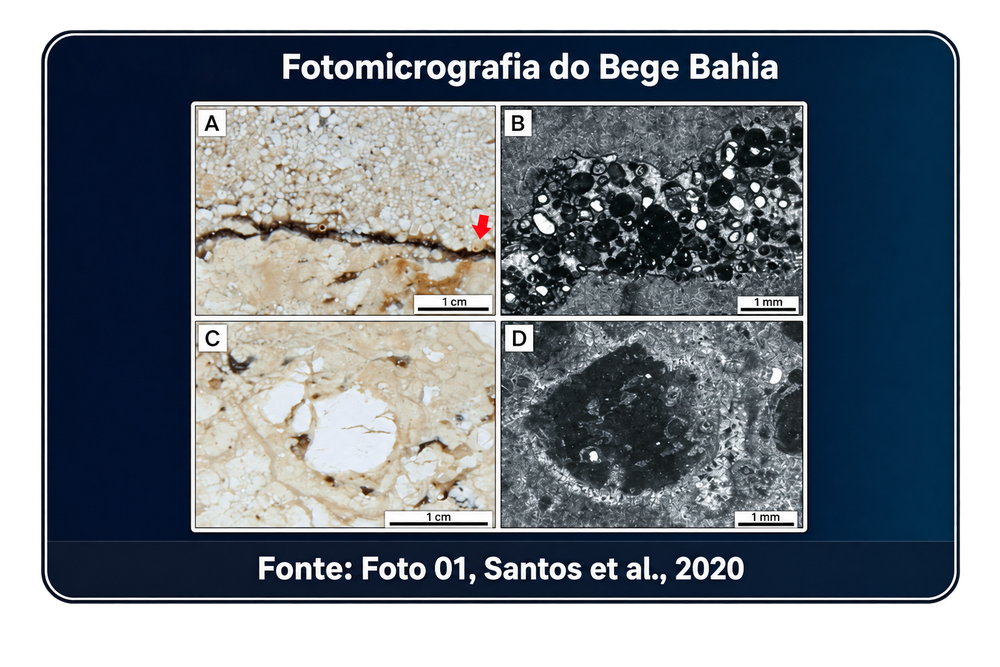
#> input picture Popups (Geologar 2)/3_Fotomicrografia_do_Bege_Bahia_01.png, 1000 x 667 px, shrunk from 1536 x 1024 before the run
$ python black-to-alpha.py '../../Popups (Geologar 2)/3_Fotomicrografia_do_Bege_Bahia_01.png' '../../Popups (Geologar 2)/1_Salvador to Ourolândia_ 406 km.png'
#> lines starting #> are read from the running program, lines starting #| are printed output that depends on the picture; after the words box and inside, x2 and y2 are one past the last pixel; in counts of white or black regions, pixels touching at a corner belong together
#!/usr/bin/env python3
"""
Gera uma versão com alpha correto de um pop-up exportado SEM transparência (fundo preto fora do
cartão arredondado). O arquivo original não é alterado.

    python scripts/black-to-alpha.py "<origem.png>" "<destino.png>"

Como funciona:
  1. "Balde de tinta" a partir das bordas da imagem: marca como fundo só o preto CONECTADO à borda
     (o interior escuro do cartão não é tocado, porque o contorno claro do cartão é um anel fechado).
  2. Fundo → alpha 0.
  3. Pixels de antialias do contorno (vizinhos do fundo) → alpha proporcional ao brilho em relação
     ao contorno, com a cor "desmultiplicada" — borda lisa, sem halo escuro.
  4. Recorta o resultado ao retângulo do cartão (sem margens transparentes inúteis).
Requer: Pillow, numpy.
"""
import sys
from collections import deque

import numpy as np
from PIL import Image

BG_MAX = 100  # canal máximo considerado "preto de fundo" (fundo medido: 0–6; contorno: ~233)


def main(src: str, dst: str) -> None:
    rgb = np.array(Image.open(src).convert("RGB")).astype(np.float32)
    h, w, _ = rgb.shape
    mx = rgb.max(-1)
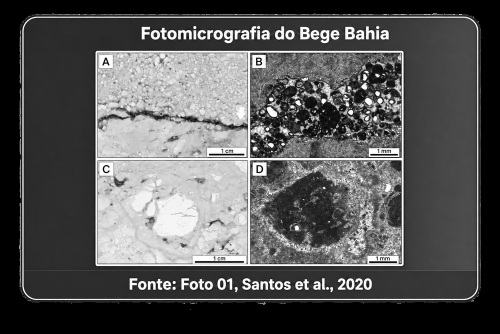
#> mx: shape (667, 1000) float32 (shown at 1/2 size); min 0, max 255, mean 86.5

    # 1. flood fill a partir de todas as bordas
    bg = np.zeros((h, w), bool)
    q = deque()
    for x in range(w):
        for y in (0, h - 1):
            if mx[y, x] < BG_MAX and not bg[y, x]:
                bg[y, x] = True
                q.append((y, x))
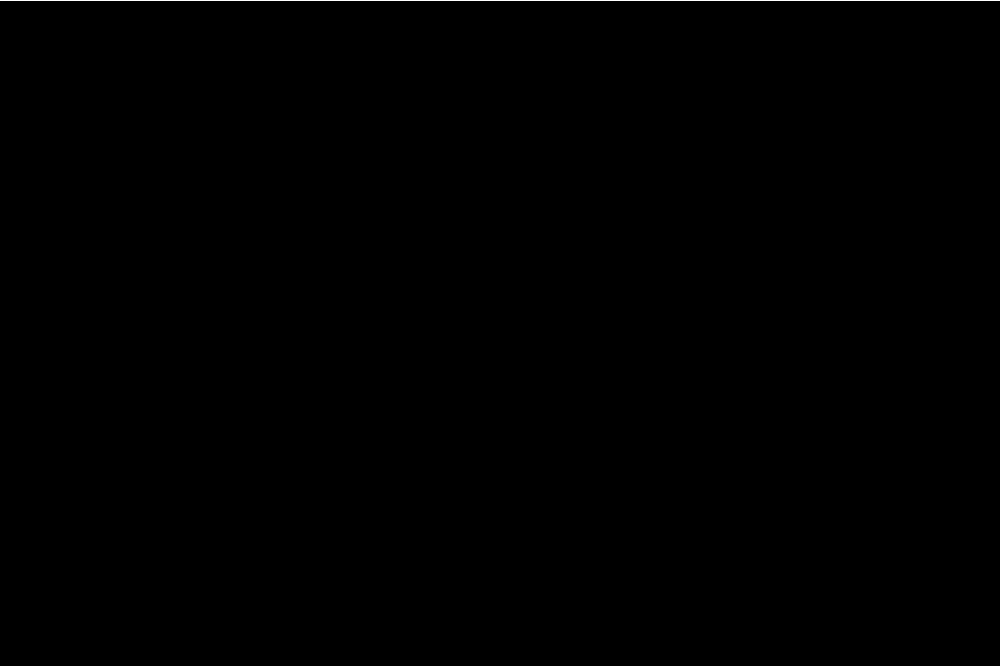
#> bg: shape (667, 1000) bool; 0.3% white in thin lines or dots
    for y in range(h):
        for x in (0, w - 1):
            if mx[y, x] < BG_MAX and not bg[y, x]:
                bg[y, x] = True
                q.append((y, x))
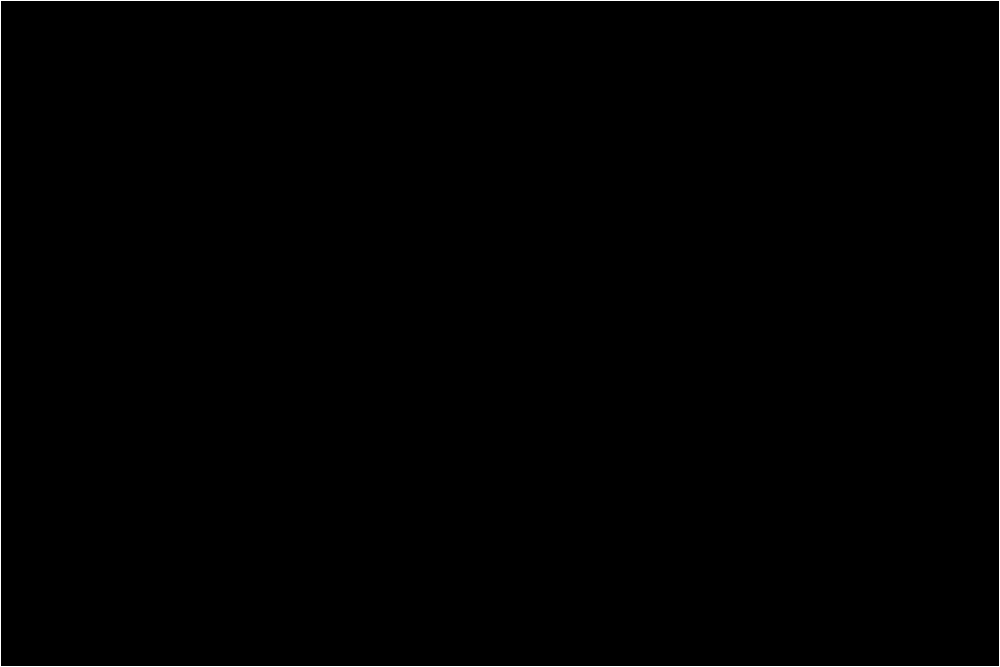
#> bg: shape (667, 1000) bool; 0.5% white in thin lines or dots
    while q:
        y, x = q.popleft()
        for dy, dx in ((1, 0), (-1, 0), (0, 1), (0, -1)):
            ny, nx = y + dy, x + dx
            if 0 <= ny < h and 0 <= nx < w and not bg[ny, nx] and mx[ny, nx] < BG_MAX:
                bg[ny, nx] = True
                q.append((ny, nx))
#> bg: shape (667, 1000) bool; 22.2% white; 1 white region, box (x1, y1, x2, y2) and area: (0, 0, 1000, 667) 148330

    # 2–3. alpha: fundo e seus vizinhos imediatos (antialias externo do contorno) recebem alpha
    # proporcional ao brilho; o restante fica opaco.
    edge = bg.copy()
    edge[1:, :] |= bg[:-1, :]
#> edge: shape (667, 1000) bool; 22.5% white; 1 white region, box (x1, y1, x2, y2) and area: (0, 0, 1000, 667) 150141
    edge[:-1, :] |= bg[1:, :]
    edge[:, 1:] |= bg[:, :-1]
    edge[:, :-1] |= bg[:, 1:]
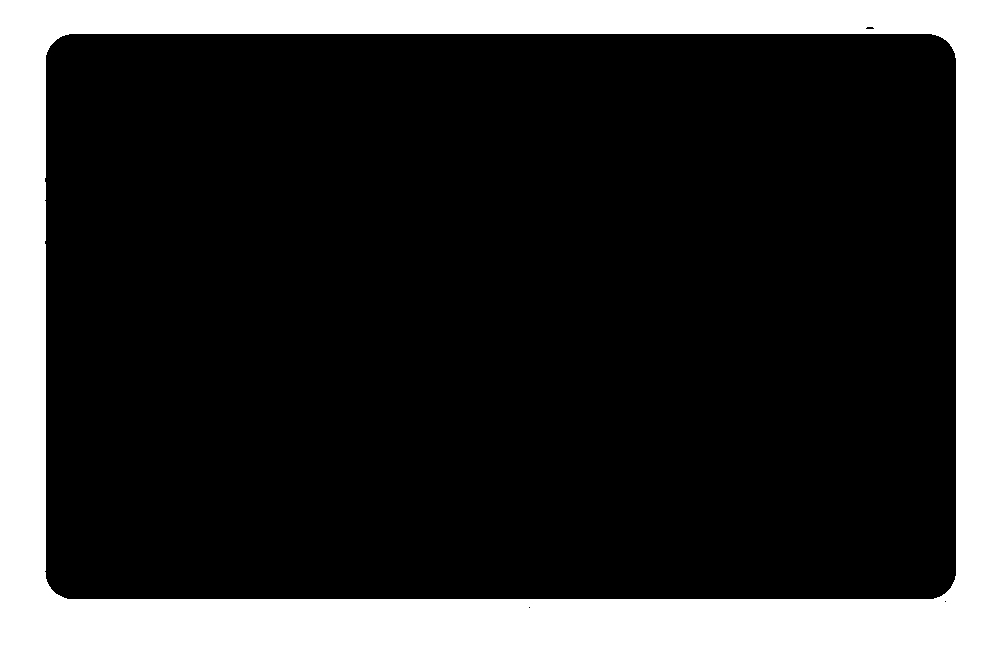
#> edge: shape (667, 1000) bool; 23% white; 1 white region, box (x1, y1, x2, y2) and area: (0, 0, 1000, 667) 153477
    outline = np.percentile(mx[edge & ~bg], 90) if (edge & ~bg).any() else 233.0
#> outline = 255
    alpha = np.ones((h, w), np.float32)
    a = np.clip(mx / outline, 0, 1)
    alpha[edge] = a[edge]
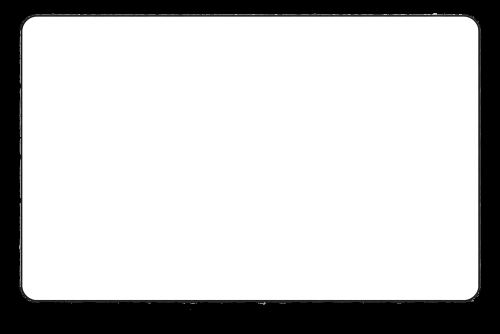
#> alpha: shape (667, 1000) float32 (shown at 1/2 size); min 0, max 1, mean 0.779
    alpha[bg & (mx < 12)] = 0.0
#> alpha: shape (667, 1000) float32; 0.14% of pixels changed, all inside (x1, y1, x2, y2) = (40, 28, 961, 610)
    out = rgb.copy()
    nz = edge & (alpha > 0)
#> nz: shape (667, 1000) bool; 2.5% white; 80 white regions (71 under 20 px), largest, box (x1, y1, x2, y2) and area: (38, 26, 962, 610) 16145, (355, 605, 396, 608) 63, (543, 605, 584, 607) 53
    out[nz] = np.clip(rgb[nz] / alpha[nz][:, None], 0, 255)
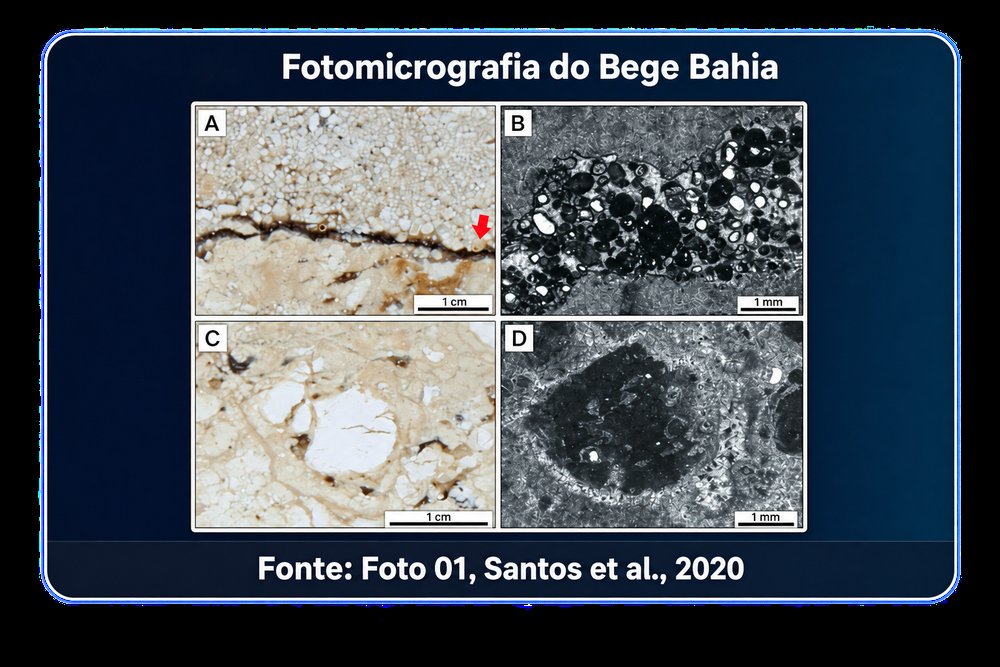
#> out: shape (667, 1000, 3) float32; mean R, G, B 67.5, 76.7, 87

    rgba = np.dstack([out, alpha * 255]).round().astype(np.uint8)
    img = Image.fromarray(rgba, "RGBA")

    # 4. recorta ao retângulo do conteúdo visível
    ys, xs = np.where(alpha > 0.01)
    img = img.crop((xs.min(), ys.min(), xs.max() + 1, ys.max() + 1))
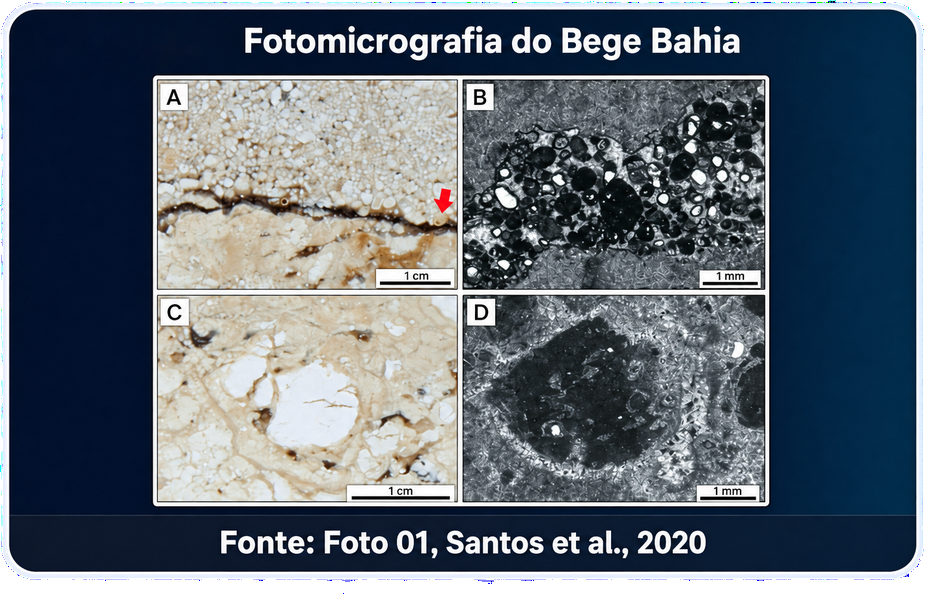
#> img: PIL image 925x594 RGBA; mean R, G, B, A 82, 93.2, 105.6, 241; transparent parts drawn white
    img.save(dst, optimize=True)

    inner = alpha[h // 4 : 3 * h // 4, w // 4 : 3 * w // 4]
#> inner: shape (334, 500) float32; every value is 1
    print(f"{src} -> {dst}")
    print(f"  fundo transparente: {int((alpha == 0).sum())} px · contorno ~{outline:.0f}")
#|   fundo transparente: 136726 px · contorno ~255
    print(f"  interior do cartão opaco: {bool((inner == 1).all())} · tamanho final {img.size[0]}x{img.size[1]}")
#|   interior do cartão opaco: True · tamanho final 925x594


if __name__ == "__main__":
    if len(sys.argv) != 3:
        sys.exit(__doc__)
    main(sys.argv[1], sys.argv[2])

$ run again, on Popups (Geologar 2)/9_Aplicacao_begeBahia (2).png
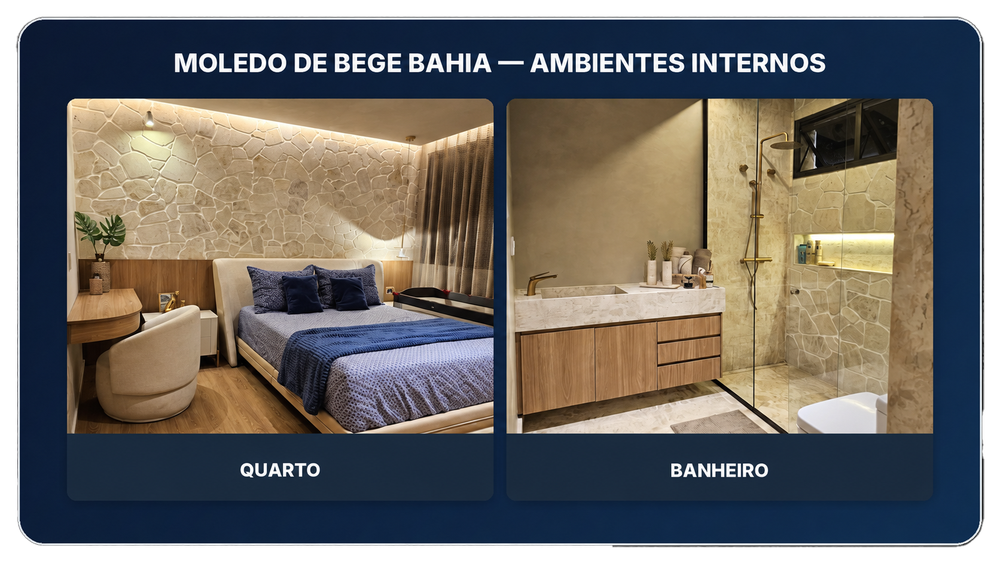
#> input picture Popups (Geologar 2)/9_Aplicacao_begeBahia (2).png, 1000 x 563 px, shrunk from 1672 x 941 before the run
#> after the loop in main, `while q:`:
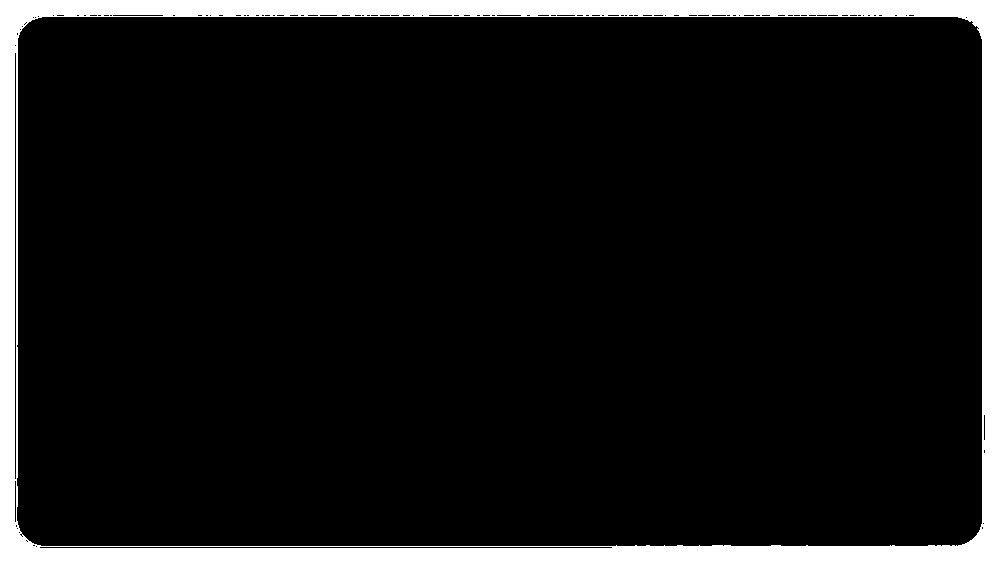
#> bg: shape (563, 1000) bool; 9.3% white; 1 white region, box (x1, y1, x2, y2) and area: (0, 0, 1000, 563) 52122
#> outline = 255
#> nz: shape (563, 1000) bool; 1.1% white in thin lines or dots
#> out: shape (563, 1000, 3) float32; mean R, G, B 89, 85.7, 81.8
#> in main, `img = img.crop((xs.min(), ys.min(), xs.max() + 1, ys.max() + 1))`:
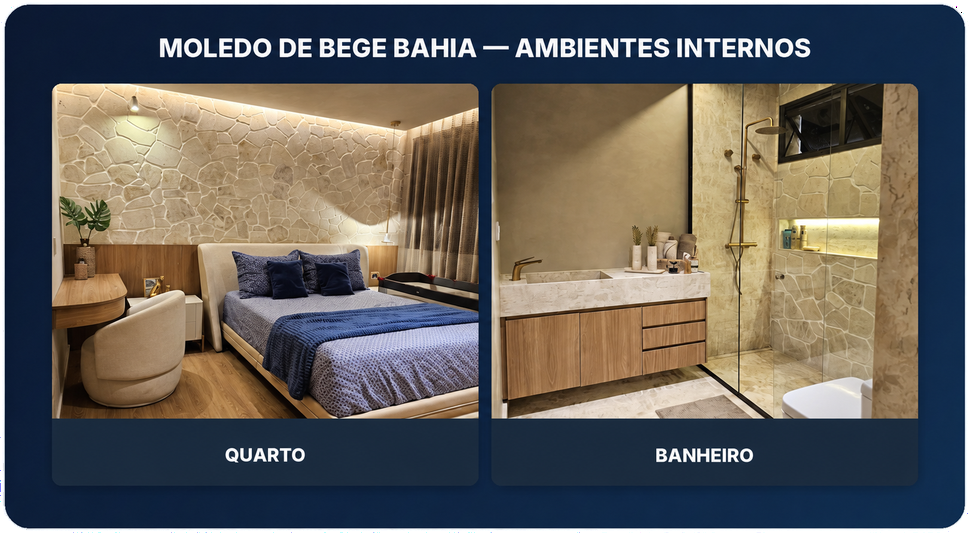
#> img: PIL image 970x533 RGBA; mean R, G, B, A 97, 93.3, 89, 251.4; transparent parts drawn white
#> inner: shape (282, 500) float32; every value is 1
#|   fundo transparente: 50655 px · contorno ~255
#|   interior do cartão opaco: True · tamanho final 970x533
